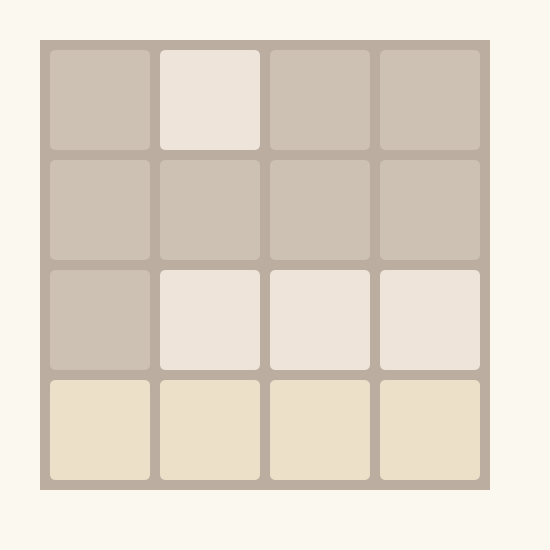
Frame 1 (no input)
Frame 60 (the mouse pressed at the canvas centre just before this capture): identical to frame 1, image omitted
Frame 120 (the mouse held since frame 60 and released just before this capture): identical to frame 1, image omitted

The Processing sketch that drew this single still picture (run headless with seeded random() and noise(); from frame 60 on, the mouse is pressed at the canvas centre):

// Processing sketch: week09_5
// ── week09_5.pde
//week09_5
void setup() {
  size(550, 550);
}

int [][] a = {
  {0, 2, 0, 0},
  {0, 0, 0, 0},
  {0, 2, 2, 2},
  {4, 4, 4, 4}
};

void draw() {
  background(250, 248, 239);
  noStroke();

  fill(187, 173, 160);
  rect(40, 40, 450, 450);

  for (int i = 0; i < 4; i++) {
    for (int j = 0; j < 4; j++) {
      int x = 50 + j * (100+10);
      int y = 50 + i * (100+10);

      fill(tileColor(a[i][j]));
      rect(x, y, 100, 100, 6);
    }
  }
}

int tileColor(int n) {
  switch(n) {
    case 0: return color(205, 193, 180);
    case 2: return color(238, 228, 218);
    case 4: return color(237, 224, 200);
    case 8: return color(242, 177, 121);
    case 16: return color(245, 149, 99);
    case 32: return color(246, 124, 95);
    case 64: return color(246, 94, 59);
    case 128: return color(237, 207, 114);
    case 256: return color(237, 204, 97);
    case 512: return color(237, 200, 80);
    case 1024: return color(237, 197, 63);
    default: return color(237, 194, 46);
  }
}
